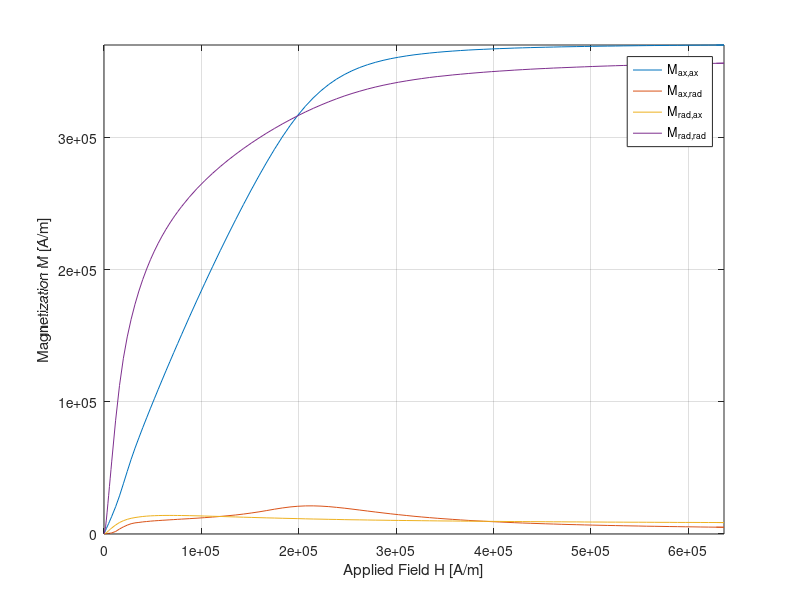

MATLAB code for this plot: (Note: this script raises an error after producing the figure.)
close all
clear all
clc

%%
k_helix = 7;

Oe_to_Am = 1e3/(4*pi)
emu_to_Am2 = 1e-3;
d_helix = 250e-6;
D_helix = 2e-3 + d_helix;
h_helix = 0.4e-3;
L = k_helix*sqrt(h_helix^2+(D_helix*pi)^2);
A = (d_helix/2)^2*pi;
V = L*A;

Data_ax = dlmread('Clean/NiHelix_7wind-VIR-01_axial_xy.txt', ',', 1, 0);
H_app_ax = Data_ax(:,8)*Oe_to_Am;
M_ax_ax = (Data_ax(:,10)/1000)*emu_to_Am2/V;
M_ax_rad = (Data_ax(:,11)/1000)*emu_to_Am2/V;

Data_rad = dlmread('Clean/NiHelix_7wind-VIR-01_radial_xy.txt', ',', 1, 0);
H_app_rad = Data_rad(:,8)*Oe_to_Am;
M_rad_rad = (Data_rad(:,10)/1000)*emu_to_Am2/V;
M_rad_ax = -(Data_rad(:,11)/1000)*emu_to_Am2/V;

plot(H_app_ax,M_ax_ax,H_app_ax,M_ax_rad,H_app_rad,M_rad_ax,H_app_rad,M_rad_rad)
grid on
axis tight
xlabel('Applied Field H [A/m]')
ylabel('Magnetization M [A/m]')
legend('M_{ax,ax}','M_{ax,rad}','M_{rad,ax}','M_{rad,rad}')

%% Removal of initial magnetization
n_start = 1
n_end = 100

H_app_ax_loop = H_app_ax(n_start:n_end); 
M_ax_ax_loop = M_ax_ax(n_start:n_end);
M_ax_rad_loop = M_ax_rad(n_start:n_end);

H_app_rad_loop = H_app_rad(n_start:n_end);
M_rad_rad_loop = M_rad_rad(n_start:n_end);
M_rad_ax_loop = M_rad_ax(n_start:n_end);

plot(H_app_ax_loop,M_ax_ax_loop,H_app_ax_loop,M_ax_rad_loop,H_app_rad_loop,M_rad_ax_loop,H_app_rad_loop,M_rad_rad_loop)
grid on
axis tight
xlabel('Applied Field H [A/m]')
ylabel('Magnetization M [A/m]')
legend('M_{ax,ax}','M_{ax,rad}','M_{rad,ax}','M_{rad,rad}')

%% Low field truncation

H_app_max = 1e4;
H_app_min = -H_app_max;

I_low = find( (abs(H_app_ax_loop) <= H_app_max));

H_app_ax_low = H_app_ax_loop(I_low); 
M_ax_ax_low = M_ax_ax_loop(I_low);
M_ax_rad_low = M_ax_rad_loop(I_low);

H_app_rad_low = H_app_rad_loop(I_low);
M_rad_rad_low = M_rad_rad_loop(I_low);
M_rad_ax_low = M_rad_ax_loop(I_low);

M_ax_ax_fit = fit(H_app_ax_low,M_ax_ax_low,'poly1');
M_ax_rad_fit = fit(H_app_ax_low,M_ax_rad_low,'poly1');
M_rad_ax_fit = fit(H_app_rad_low,M_rad_ax_low,'poly1');
M_rad_rad_fit = fit(H_app_rad_low,M_rad_rad_low,'poly1');

%%
plot(...
    H_app_ax_low,M_ax_ax_low,'b-*',...
    H_app_ax_low,M_ax_ax_fit(H_app_ax_low),'b-',...
    H_app_ax_low,M_ax_rad_low,'g-*',...
    H_app_ax_low,M_ax_rad_fit(H_app_ax_low),'g-',...
    H_app_rad_low,M_rad_ax_low,'r-*',...
    H_app_rad_low,M_rad_ax_fit(H_app_rad_low),'r-',...
    H_app_rad_low,M_rad_rad_low,'k-*',...
    H_app_rad_low,M_rad_rad_fit(H_app_rad_low),'k-')

grid on
axis tight
xlabel('Applied Field H [A/m]')
ylabel('Magnetization M [A/m]')
legend('M_{ax,ax}','M_{ax,ax: Fitted}','M_{ax,rad}','M_{ax,rad: Fitted}','M_{rad,ax}','M_{rad,ax: Fitted}','M_{rad,rad}','M_{rad,rad: Fitted}')

%% chi_a
M_ax_ax_low_coeff = coeffvalues(M_ax_ax_fit);
chi_a_ax_ax = M_ax_ax_low_coeff(1);

M_ax_rad_low_coeff = coeffvalues(M_ax_rad_fit);
chi_a_ax_rad = M_ax_rad_low_coeff(1);

M_rad_ax_low_coeff = coeffvalues(M_rad_ax_fit);
chi_a_rad_ax = M_rad_ax_low_coeff(1);

M_rad_rad_low_coeff = coeffvalues(M_rad_rad_fit);
chi_a_rad_rad = M_rad_rad_low_coeff(1);

chi_a = [...
    chi_a_ax_ax chi_a_rad_ax chi_a_rad_ax;...
    chi_a_ax_rad chi_a_rad_rad 0;...
    chi_a_ax_rad 0 chi_a_rad_rad]

N_matrix = inv(chi_a);
N_matrix_global = circshift(N_matrix,[-1 -1])

trace(N_matrix_global)

%% Simulation

mphstart()
%%
model = mphload('Helix_VSM_k2_Nickel.mph')
%%
mu_0 = 1.25663706e-6;
mu_r = 1;
mu = mu_r*mu_0;


    [H_x, H_y, H_z, M_x, M_y, M_z, B_app] = mphmean(model,{'mfnc.Hx', 'mfnc.Hy', 'mfnc.Hz', 'mfnc.Mx', 'mfnc.My', 'mfnc.Mz', 'B_app'},'volume','selection',2,'dataset','dset1');
    
    H = [H_x' H_y' H_z'];
    M = [M_x' M_y' M_z'];
    H_app = B_app(1)/mu*eye(3);
    
    N_simulationB = (H_app - H)*inv(M);
    DemagFactors.N_simulationB = N_simulationB;
    DemagFactors.N_matrix = N_matrix_global;


save('DemagFactors.mat','DemagFactors')
